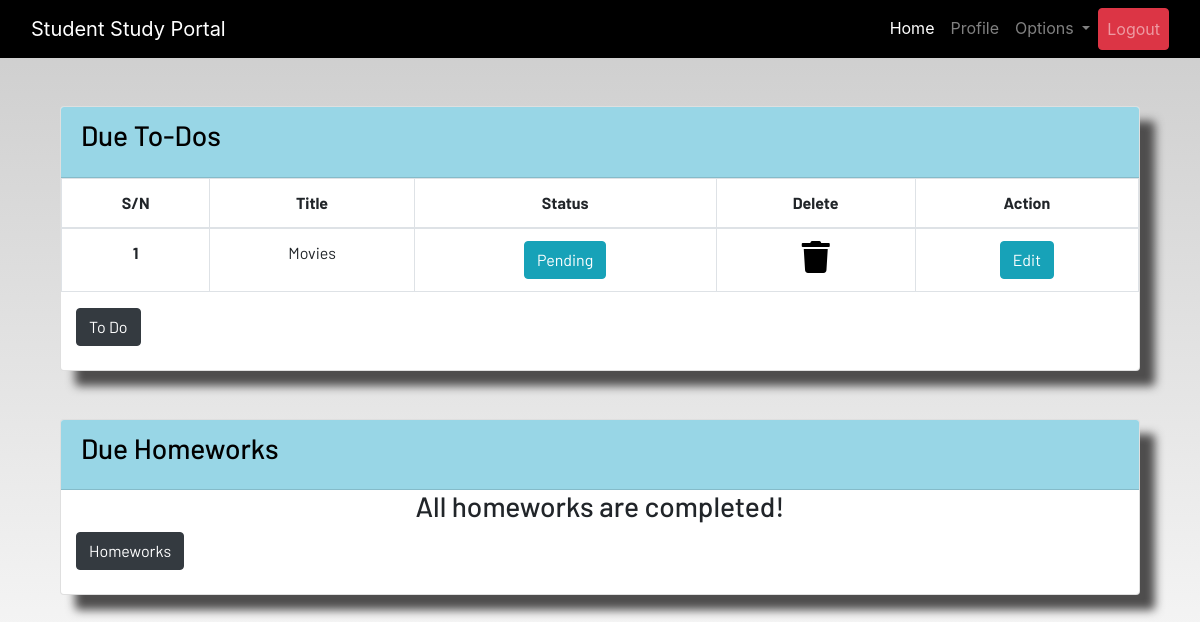
The page /profile (signed in) on the database as committed earlier.
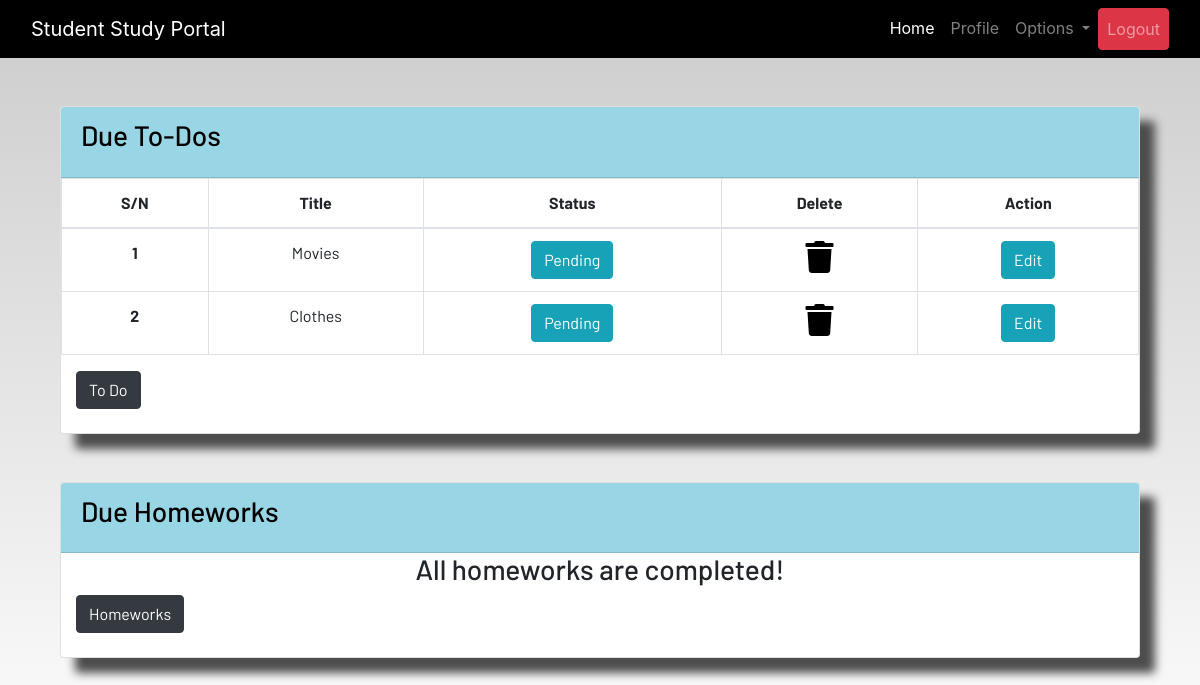
The same page on the database as committed later.
### dashboard/models.py (models this page shows, shortened)
class ToDo(models.Model):
    user = models.ForeignKey(User, on_delete=models.CASCADE)
    title = models.CharField(_('ToDo'),max_length=100)
    due = models.DateTimeField()
    is_finished = models.BooleanField(default=False)
    class Meta:
        verbose_name = "ToDo"
        verbose_name_plural = "ToDo"

### dashboard/views.py (the view)
# urls.py: path('profile', views.profile, name='profile'),
@login_required
def profile(request):
    homeworks = Homework.objects.filter(is_finished=False, user=request.user)
    todos = ToDo.objects.filter(is_finished=False, user=request.user)
    if len(homeworks) == 0:
        homework_done = True
    else:
        homework_done = False
    if len(todos) == 0:
        todos_done = True
    else:
        todos_done = False
    data = {
        'homeworks':homeworks,
        'todos':todos,
        'homework_done':homework_done,
        'todos_done':todos_done
    }
    return render(request, 'dashboard/profile.html', data)

### dashboard/templates/dashboard/profile.html (shortened to what the changed rows need)
{% extends 'dashboard/base.html' %}
{% load static %}
{% load crispy_forms_tags%}
{% block content %}
<div class="container">
    <section class="content">
        <div class="container-fluid">
            <div class="row">
                <div class="col-md-12">
                    <div class="card">
                        <div class="card-body table-responsive p-0">
                            {% if not todo_done %}
                            <table class="table table-hover text-nowrap table-bordered">
                                <thead style="text-align:center">
                                    <tr>
                                        <th scope="col">S/N</th>
                                        <th scope="col">Title</th>
                                        <th scope="col">Status</th>
                                        <th scope="col">Delete</th>
                                        <th scope="col">Action</th>
                                    </tr>
                                </thead>
                                <tbody style="text-align: center;">
                                    {% for todo in todos %}
                                    <tr>
                                        <th scope="row">{{forloop.counter}}</th>
                                        <td>{{todo.title}}</td>
                                        <td>
                                            <a href="{% url 'update-todo' todo.id %">
                                                <div>
                                                    {% if todo.is_finished == True %}
                                                    <button class="btn btn-info">Pending</button>
                                                    {% endif %}
                                                </div>
                                            </a>
                                        </td>
                                        <td>
                                            <a href="{% url 'delete-todo' todo.id %}"><i
                                                    class="fa fa-trash fa-2x"></i></a>
                                        </td>
                                        <td><a href="#" class="btn btn-info">Edit</button></a>
                                    </tr>
                                </tbody>
                            </table>
                            {% else %}
                            <br>
                        </div>
                    </div>
                </div>
            </div>
        </div>
    </section>
</div>
<br><br>
{% endblock content %}

Rows that differ between the two databases and show on the page:
added ToDo: title "Clothes", is_finished "Pending"
